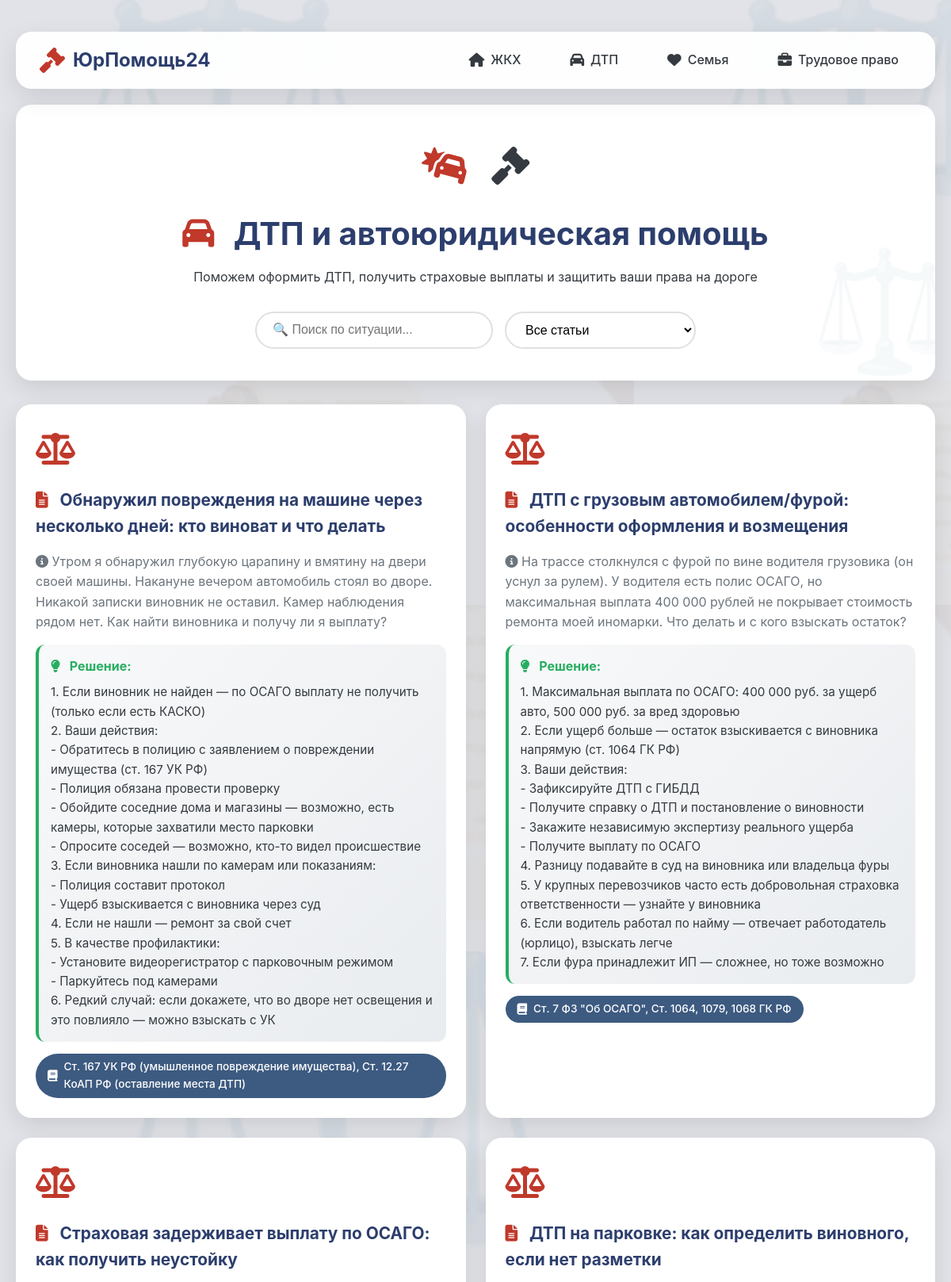
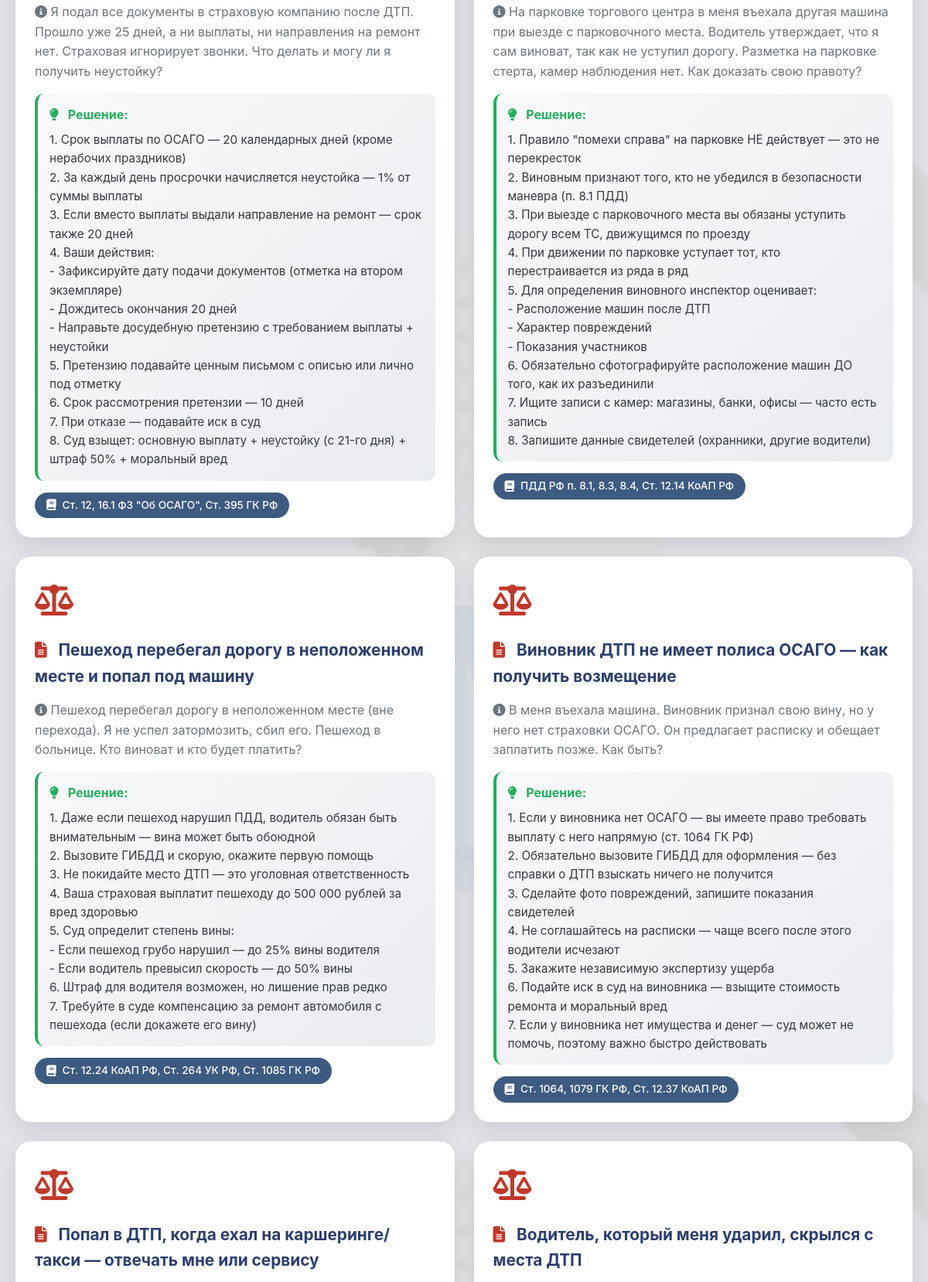
Page /dtp (upper part) on the committed database (2 pictures, top to bottom).
### tables this page shows
CREATE TABLE situations (
                id INTEGER PRIMARY KEY AUTOINCREMENT,
                category TEXT NOT NULL,
                title TEXT NOT NULL,
                description TEXT NOT NULL,
                solution TEXT NOT NULL,
                law TEXT NOT NULL,
                status TEXT DEFAULT 'active',
                created_at TIMESTAMP DEFAULT CURRENT_TIMESTAMP,
                updated_at TIMESTAMP DEFAULT CURRENT_TIMESTAMP
            );

### app.py (the view)
@app.route('/dtp')
def dtp():
    situations = get_situations_by_category('dtp')
    return render_template('dtp.html', situations=situations)

### database.py (called while the page is built)
@contextmanager
def get_db_connection():
    conn = sqlite3.connect(DATABASE_PATH)
    conn.row_factory = sqlite3.Row
    try:
        yield conn
    finally:
        conn.close()

def get_situations_by_category(category):
    with get_db_connection() as conn:
        cursor = conn.cursor()
        cursor.execute('''
            SELECT * FROM situations
            WHERE category = ? AND status = 'active'
            ORDER BY id DESC
        ''', (category,))
        return cursor.fetchall()

### templates/dtp.html (shortened to what this page needs)
{% extends "base.html" %}
{% block content %}
<div class="page-header">
    <div class="category-icon">
        <i class="fas fa-car-crash" style="font-size: 3rem; color: var(--accent);"></i>
        <i class="fas fa-gavel" style="font-size: 3rem; margin-left: 15px;"></i>
    </div>
    <h1><i class="fas fa-car"></i> ДТП и автоюридическая помощь</h1>
    <p>Поможем оформить ДТП, получить страховые выплаты и защитить ваши права на дороге</p>
    <div class="filters">
        <input type="text" id="searchInput" placeholder="🔍 Поиск по ситуации..." class="filter-input">
        <select id="lawFilter" class="filter-select">
            <option value="all"><i class="fas fa-book"></i> Все статьи</option>
        </select>
    </div>
</div>
<div class="situations-grid" id="situationsGrid">
    {% for situation in situations %}
    <div class="situation-card" data-law="{{ situation.law }}">
        <div class="situation-icon">
            <i class="fas fa-balance-scale"></i>
        </div>
        <h3><i class="fas fa-file-alt"></i> {{ situation.title }}</h3>
        <p class="description"><i class="fas fa-info-circle"></i> {{ situation.description }}</p>
        <div class="solution">
            <strong><i class="fas fa-lightbulb"></i> Решение:</strong>
            <p>{{ situation.solution }}</p>
        </div>
        <div class="law">
            <i class="fas fa-book"></i> {{ situation.law }}
        </div>
    </div>
    {% else %}
    <div class="empty-state">
        <i class="fas fa-folder-open" style="font-size: 4rem; color: var(--gray);"></i>
        <p>Пока нет добавленных ситуаций по ДТП</p>
        <p style="margin-top: 10px;">Зайдите в админ-панель, чтобы добавить</p>
    </div>
    {% endfor %}
</div>
{% endblock %}

### static/style.css (style rules this page uses)
* { margin: 0; padding: 0; box-sizing: border-box; }
:root { --primary-dark: #1a2a4f; --primary: #2c3e6d; --primary-light: #3d5a80; --accent: #c0392b; --accent-light: #e74c3c; --gold: #d4af37; --gray-light: #f8f9fa; --gray: #6c757d; --dark: #343a40; --success: #27ae60; --white: #ffffff; --shadow: 0 10px 30px rgba(0,0,0,0.1); --shadow-hover: 0 15px 40px rgba(0,0,0,0.15); }
body { font-family: 'Inter', -apple-system, BlinkMacSystemFont, 'Segoe UI', Roboto, sans-serif; line-height: 1.6; color: var(--dark); min-height: 100vh; position: relative; }
body::before { content: ""; position: fixed; top: 0; left: 0; right: 0; bottom: 0; background-image: url('/static/images/bg.jpg'); background-size: cover; background-position: center; background-attachment: fixed; opacity: 0.15; z-index: -2; pointer-events: none; }
body::after { content: ""; position: fixed; top: 0; left: 0; right: 0; bottom: 0; background-repeat: repeat; pointer-events: none; z-index: -1; }
.page-header { background: white; padding: 40px; border-radius: 20px; margin-bottom: 30px; text-align: center; box-shadow: var(--shadow); position: relative; overflow: hidden; }
.page-header::after { content: "⚖️"; position: absolute; bottom: -30px; right: -30px; font-size: 150px; opacity: 0.05; pointer-events: none; }
.page-header h1 { font-size: 2.5rem; color: var(--primary); margin-bottom: 10px; }
.page-header h1 i { margin-right: 15px; color: var(--accent); }
.category-icon { font-size: 3rem; margin-bottom: 15px; }
.filters { display: flex; gap: 15px; margin-top: 30px; flex-wrap: wrap; justify-content: center; }
.filter-input, .filter-select { padding: 12px 20px; border: 2px solid #e0e0e0; border-radius: 50px; font-size: 1rem; transition: all 0.3s; background: white; }
.filter-input { min-width: 300px; }
.situations-grid { display: grid; grid-template-columns: repeat(auto-fill, minmax(380px, 1fr)); gap: 25px; margin-bottom: 60px; }
.situation-card { background: white; border-radius: 20px; padding: 25px; transition: all 0.3s ease; box-shadow: var(--shadow); position: relative; animation: fadeInUp 0.5s ease; }
.situation-icon { font-size: 2.5rem; margin-bottom: 15px; color: var(--accent); }
.situation-card h3 { color: var(--primary); margin-bottom: 15px; font-size: 1.3rem; }
.situation-card h3 i { margin-right: 10px; font-size: 1.3rem; color: var(--accent); }
.description { color: var(--gray); margin-bottom: 15px; line-height: 1.6; }
.solution { background: linear-gradient(135deg, #f8f9fa 0%, #e9ecef 100%); padding: 15px; border-radius: 12px; margin-bottom: 15px; border-left: 4px solid var(--success); }
.solution strong { color: var(--success); display: block; margin-bottom: 8px; }
.solution strong i { margin-right: 8px; }
.solution p { color: var(--dark); white-space: pre-line; font-size: 0.95rem; }
.law { display: inline-flex; align-items: center; gap: 8px; background: var(--primary-light); color: white; padding: 6px 15px; border-radius: 50px; font-size: 0.85rem; font-weight: 500; }
.law i { font-size: 0.9rem; }

### rows in the picture
situations: title "Обнаружил повреждения на машине через несколько дней: кто виноват и что делать", description "Утром я обнаружил глубокую царапину и вмятину на двери своей машины. Накануне вечером автомобиль стоял во дворе. Никакой записки виновник не оставил. Камер наблюдения рядом нет. Как найти виновника и получу ли я выплату?", solution "1. Если виновник не найден — по ОСАГО выплату не получить (только если есть КАСКО) 2. Ваши действия: - Обратитесь в полицию с заявлением о повреждении имущества (ст. 167 УК РФ) - Полиция обязана провести проверку - Обойдите соседние дома и магазины — возможно, есть камеры, которые захватили место парковки - Опросите соседей — возможно, кто-то видел происшествие 3. Если виновника нашли по камерам или показаниям: - Полиция составит протокол - Ущерб взыскивается с виновника через суд 4. Если не нашли — ремонт за свой счет 5. В качестве профилактики: - Установите видеорегистратор с парковочным режимом - Паркуйтесь под камерами 6. Редкий случай: если докажете, что во дворе нет освещения и это…", law "Ст. 167 УК РФ (умышленное повреждение имущества), Ст. 12.27 КоАП РФ (оставление места ДТП)"
situations: title "ДТП с грузовым автомобилем/фурой: особенности оформления и возмещения", description "На трассе столкнулся с фурой по вине водителя грузовика (он уснул за рулем). У водителя есть полис ОСАГО, но максимальная выплата 400 000 рублей не покрывает стоимость ремонта моей иномарки. Что делать и с кого взыскать остаток?", solution "1. Максимальная выплата по ОСАГО: 400 000 руб. за ущерб авто, 500 000 руб. за вред здоровью 2. Если ущерб больше — остаток взыскивается с виновника напрямую (ст. 1064 ГК РФ) 3. Ваши действия: - Зафиксируйте ДТП с ГИБДД - Получите справку о ДТП и постановление о виновности - Закажите независимую экспертизу реального ущерба - Получите выплату по ОСАГО 4. Разницу подавайте в суд на виновника или владельца фуры 5. У крупных перевозчиков часто есть добровольная страховка ответственности — узнайте у виновника 6. Если водитель работал по найму — отвечает работодатель (юрлицо), взыскать легче 7. Если фура принадлежит ИП — сложнее, но тоже возможно", law "Ст. 7 ФЗ \"Об ОСАГО\", Ст. 1064, 1079, 1068 ГК РФ"
situations: title "Страховая задерживает выплату по ОСАГО: как получить неустойку", description "Я подал все документы в страховую компанию после ДТП. Прошло уже 25 дней, а ни выплаты, ни направления на ремонт нет. Страховая игнорирует звонки. Что делать и могу ли я получить неустойку?", solution "1. Срок выплаты по ОСАГО — 20 календарных дней (кроме нерабочих праздников) 2. За каждый день просрочки начисляется неустойка — 1% от суммы выплаты 3. Если вместо выплаты выдали направление на ремонт — срок также 20 дней 4. Ваши действия: - Зафиксируйте дату подачи документов (отметка на втором экземпляре) - Дождитесь окончания 20 дней - Направьте досудебную претензию с требованием выплаты + неустойки 5. Претензию подавайте ценным письмом с описью или лично под отметку 6. Срок рассмотрения претензии — 10 дней 7. При отказе — подавайте иск в суд 8. Суд взыщет: основную выплату + неустойку (с 21-го дня) + штраф 50% + моральный вред", law "Ст. 12, 16.1 ФЗ \"Об ОСАГО\", Ст. 395 ГК РФ"
situations: title "ДТП на парковке: как определить виновного, если нет разметки", description "На парковке торгового центра в меня въехала другая машина при выезде с парковочного места. Водитель утверждает, что я сам виноват, так как не уступил дорогу. Разметка на парковке стерта, камер наблюдения нет. Как доказать свою правоту?", solution "1. Правило \"помехи справа\" на парковке НЕ действует — это не перекресток 2. Виновным признают того, кто не убедился в безопасности маневра (п. 8.1 ПДД) 3. При выезде с парковочного места вы обязаны уступить дорогу всем ТС, движущимся по проезду 4. При движении по парковке уступает тот, кто перестраивается из ряда в ряд 5. Для определения виновного инспектор оценивает: - Расположение машин после ДТП - Характер повреждений - Показания участников 6. Обязательно сфотографируйте расположение машин ДО того, как их разъединили 7. Ищите записи с камер: магазины, банки, офисы — часто есть запись 8. Запишите данные свидетелей (охранники, другие водители)", law "ПДД РФ п. 8.1, 8.3, 8.4, Ст. 12.14 КоАП РФ"
situations: title "Пешеход перебегал дорогу в неположенном месте и попал под машину", description "Пешеход перебегал дорогу в неположенном месте (вне перехода). Я не успел затормозить, сбил его. Пешеход в больнице. Кто виноват и кто будет платить?", solution "1. Даже если пешеход нарушил ПДД, водитель обязан быть внимательным — вина может быть обоюдной 2. Вызовите ГИБДД и скорую, окажите первую помощь 3. Не покидайте место ДТП — это уголовная ответственность 4. Ваша страховая выплатит пешеходу до 500 000 рублей за вред здоровью 5. Суд определит степень вины: - Если пешеход грубо нарушил — до 25% вины водителя - Если водитель превысил скорость — до 50% вины 6. Штраф для водителя возможен, но лишение прав редко 7. Требуйте в суде компенсацию за ремонт автомобиля с пешехода (если докажете его вину)", law "Ст. 12.24 КоАП РФ, Ст. 264 УК РФ, Ст. 1085 ГК РФ"
situations: title "Виновник ДТП не имеет полиса ОСАГО — как получить возмещение", description "В меня въехала машина. Виновник признал свою вину, но у него нет страховки ОСАГО. Он предлагает расписку и обещает заплатить позже. Как быть?", solution "1. Если у виновника нет ОСАГО — вы имеете право требовать выплату с него напрямую (ст. 1064 ГК РФ) 2. Обязательно вызовите ГИБДД для оформления — без справки о ДТП взыскать ничего не получится 3. Сделайте фото повреждений, запишите показания свидетелей 4. Не соглашайтесь на расписки — чаще всего после этого водители исчезают 5. Закажите независимую экспертизу ущерба 6. Подайте иск в суд на виновника — взыщите стоимость ремонта и моральный вред 7. Если у виновника нет имущества и денег — суд может не помочь, поэтому важно быстро действовать", law "Ст. 1064, 1079 ГК РФ, Ст. 12.37 КоАП РФ"
situations: title "Попал в ДТП, когда ехал на каршеринге/такси — отвечать мне или сервису"
situations: title "Водитель, который меня ударил, скрылся с места ДТП"
